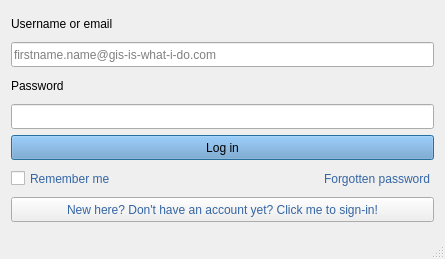
<?xml version="1.0" encoding="UTF-8"?>
<ui version="4.0">
 <class>dlg_title</class>
 <widget class="QDialog" name="dlg_title">
  <property name="geometry">
   <rect>
    <x>0</x>
    <y>0</y>
    <width>445</width>
    <height>259</height>
   </rect>
  </property>
  <property name="minimumSize">
   <size>
    <width>400</width>
    <height>250</height>
   </size>
  </property>
  <property name="maximumSize">
   <size>
    <width>800</width>
    <height>500</height>
   </size>
  </property>
  <property name="windowTitle">
   <string>Authentication</string>
  </property>
  <property name="windowOpacity">
   <double>0.950000000000000</double>
  </property>
  <property name="styleSheet">
   <string notr="true">font: 75 10pt &quot;Ubuntu Condensed&quot;;</string>
  </property>
  <property name="locale">
   <locale language="English" country="UnitedStates"/>
  </property>
  <property name="sizeGripEnabled">
   <bool>true</bool>
  </property>
  <layout class="QGridLayout" name="gridLayout">
   <item row="5" column="1" colspan="2">
    <spacer name="horizontalSpacer">
     <property name="orientation">
      <enum>Qt::Horizontal</enum>
     </property>
     <property name="sizeHint" stdset="0">
      <size>
       <width>40</width>
       <height>20</height>
      </size>
     </property>
    </spacer>
   </item>
   <item row="2" column="0" colspan="4">
    <widget class="QLabel" name="lbl_user_password">
     <property name="minimumSize">
      <size>
       <width>0</width>
       <height>25</height>
      </size>
     </property>
     <property name="maximumSize">
      <size>
       <width>16777215</width>
       <height>50</height>
      </size>
     </property>
     <property name="styleSheet">
      <string notr="true">font: 75 15pt &quot;Ubuntu Condensed&quot;;</string>
     </property>
     <property name="text">
      <string>Password</string>
     </property>
    </widget>
   </item>
   <item row="1" column="0" colspan="4">
    <widget class="QLineEdit" name="lne_user_email">
     <property name="minimumSize">
      <size>
       <width>0</width>
       <height>25</height>
      </size>
     </property>
     <property name="maximumSize">
      <size>
       <width>16777215</width>
       <height>50</height>
      </size>
     </property>
     <property name="inputMethodHints">
      <set>Qt::ImhEmailCharactersOnly</set>
     </property>
     <property name="text">
      <string notr="true"/>
     </property>
     <property name="dragEnabled">
      <bool>false</bool>
     </property>
     <property name="placeholderText">
      <string>firstname.name@gis-is-what-i-do.com</string>
     </property>
     <property name="clearButtonEnabled">
      <bool>true</bool>
     </property>
    </widget>
   </item>
   <item row="0" column="0" colspan="4">
    <widget class="QLabel" name="lbl_user_email">
     <property name="minimumSize">
      <size>
       <width>250</width>
       <height>25</height>
      </size>
     </property>
     <property name="maximumSize">
      <size>
       <width>16777215</width>
       <height>50</height>
      </size>
     </property>
     <property name="styleSheet">
      <string notr="true">font: 75 15pt &quot;Ubuntu Condensed&quot;;</string>
     </property>
     <property name="inputMethodHints">
      <set>Qt::ImhHiddenText</set>
     </property>
     <property name="text">
      <string>Username or email</string>
     </property>
    </widget>
   </item>
   <item row="5" column="0">
    <widget class="QCheckBox" name="chb_memory">
     <property name="minimumSize">
      <size>
       <width>0</width>
       <height>25</height>
      </size>
     </property>
     <property name="maximumSize">
      <size>
       <width>16777215</width>
       <height>50</height>
      </size>
     </property>
     <property name="toolTip">
      <string>Do not ask for my credentials for the next 30 minutes</string>
     </property>
     <property name="styleSheet">
      <string notr="true">font: 75 13pt &quot;Ubuntu Condensed&quot;;
color: rgb(52, 101, 164);</string>
     </property>
     <property name="text">
      <string>Remember me</string>
     </property>
    </widget>
   </item>
   <item row="4" column="0" colspan="4">
    <widget class="QPushButton" name="btn_log_in">
     <property name="minimumSize">
      <size>
       <width>0</width>
       <height>25</height>
      </size>
     </property>
     <property name="maximumSize">
      <size>
       <width>16777215</width>
       <height>50</height>
      </size>
     </property>
     <property name="cursor">
      <cursorShape>PointingHandCursor</cursorShape>
     </property>
     <property name="contextMenuPolicy">
      <enum>Qt::PreventContextMenu</enum>
     </property>
     <property name="toolTip">
      <string notr="true"/>
     </property>
     <property name="autoFillBackground">
      <bool>false</bool>
     </property>
     <property name="styleSheet">
      <string notr="true">background-color: rgb(114, 159, 207);
font: 75 15pt &quot;Ubuntu Condensed&quot;;</string>
     </property>
     <property name="text">
      <string>Log in</string>
     </property>
     <property name="checkable">
      <bool>false</bool>
     </property>
     <property name="default">
      <bool>true</bool>
     </property>
    </widget>
   </item>
   <item row="5" column="3">
    <widget class="QPushButton" name="btn_forgotten_password">
     <property name="minimumSize">
      <size>
       <width>0</width>
       <height>25</height>
      </size>
     </property>
     <property name="maximumSize">
      <size>
       <width>16777215</width>
       <height>50</height>
      </size>
     </property>
     <property name="focusPolicy">
      <enum>Qt::NoFocus</enum>
     </property>
     <property name="styleSheet">
      <string notr="true">font: 75 13pt &quot;Ubuntu Condensed&quot;;
font: italic 11pt &quot;Ubuntu Condensed&quot;;
color: rgb(52, 101, 164);</string>
     </property>
     <property name="text">
      <string>Forgotten password</string>
     </property>
     <property name="icon">
      <iconset theme="link">
       <normaloff>../toolbelt</normaloff>../toolbelt</iconset>
     </property>
     <property name="flat">
      <bool>true</bool>
     </property>
    </widget>
   </item>
   <item row="3" column="0" colspan="4">
    <widget class="QgsPasswordLineEdit" name="ple_user_password">
     <property name="minimumSize">
      <size>
       <width>0</width>
       <height>25</height>
      </size>
     </property>
     <property name="maximumSize">
      <size>
       <width>16777215</width>
       <height>50</height>
      </size>
     </property>
     <property name="text">
      <string/>
     </property>
    </widget>
   </item>
   <item row="6" column="0" colspan="4">
    <widget class="QPushButton" name="btn_sign_in">
     <property name="minimumSize">
      <size>
       <width>0</width>
       <height>25</height>
      </size>
     </property>
     <property name="maximumSize">
      <size>
       <width>16777215</width>
       <height>50</height>
      </size>
     </property>
     <property name="focusPolicy">
      <enum>Qt::TabFocus</enum>
     </property>
     <property name="styleSheet">
      <string notr="true">font: 75 13pt &quot;Ubuntu Condensed&quot;;
font: italic 11pt &quot;Ubuntu Condensed&quot;;
color: rgb(52, 101, 164);</string>
     </property>
     <property name="text">
      <string>New here? Don't have an account yet? Click me to sign-in!</string>
     </property>
    </widget>
   </item>
   <item row="8" column="0" colspan="4">
    <spacer name="verticalSpacer">
     <property name="orientation">
      <enum>Qt::Vertical</enum>
     </property>
     <property name="sizeType">
      <enum>QSizePolicy::MinimumExpanding</enum>
     </property>
     <property name="sizeHint" stdset="0">
      <size>
       <width>20</width>
       <height>40</height>
      </size>
     </property>
    </spacer>
   </item>
  </layout>
 </widget>
 <customwidgets>
  <customwidget>
   <class>QgsPasswordLineEdit</class>
   <extends>QLineEdit</extends>
   <header>qgspasswordlineedit.h</header>
  </customwidget>
 </customwidgets>
 <tabstops>
  <tabstop>lne_user_email</tabstop>
  <tabstop>ple_user_password</tabstop>
  <tabstop>btn_log_in</tabstop>
  <tabstop>chb_memory</tabstop>
  <tabstop>btn_forgotten_password</tabstop>
  <tabstop>btn_sign_in</tabstop>
 </tabstops>
 <resources/>
 <connections/>
</ui>
